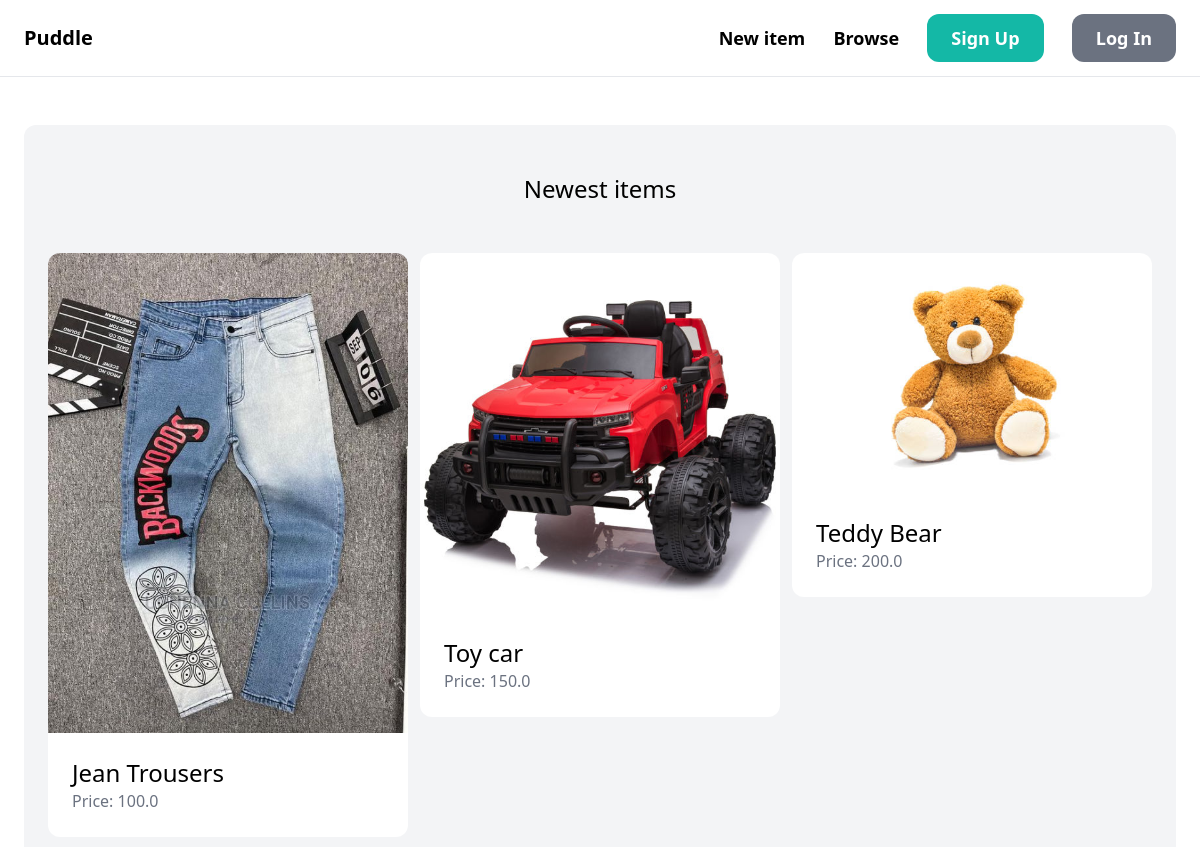
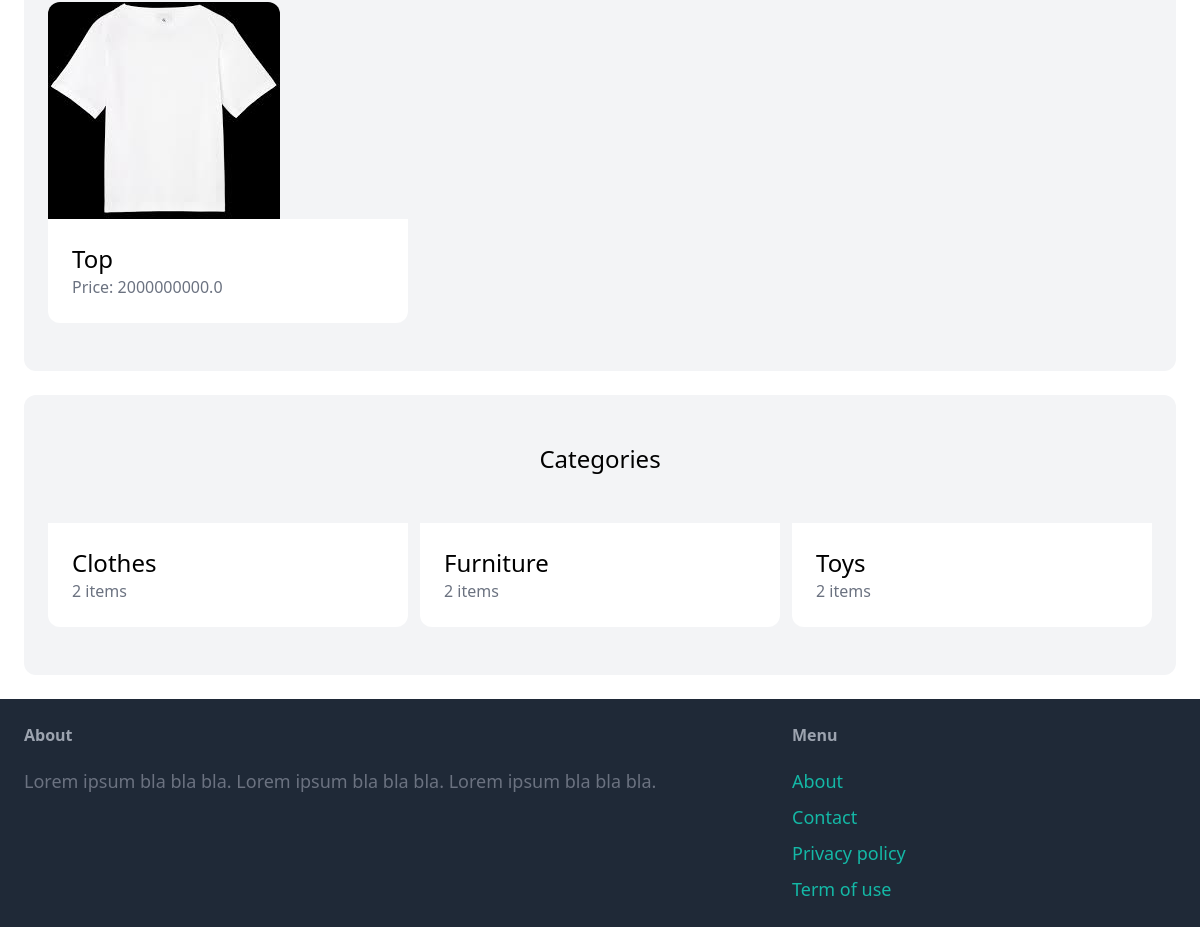
The page / on the database its author committed (2 pictures, top to bottom).
### item/models.py (models this page shows, shortened)
class Item(models.Model):
	category = models.ForeignKey(Category, related_name='items', on_delete=models.CASCADE)
	name = models.CharField(max_length=255)
	description = models.TextField()
	price = models.FloatField()
	image = models.ImageField(upload_to='item_images', blank=True, null=True)
	is_sold = models.BooleanField(default=False)
	created_by = models.ForeignKey(User, related_name='items', on_delete=models.CASCADE)
	created_at = models.DateTimeField(auto_now_add=True)

class Category(models.Model):
	name = models.CharField(max_length=255)
	class Meta:
		ordering = ('name',)
		verbose_name_plural = 'Categories'

### core/views.py (the view)
# urls.py: path('', views.index, name='index'),
def index(request):
	items = Item.objects.filter(is_sold=False)[0:6]
	categories = Category.objects.all()
	return render(request, 'core/index.html', {
		'categories': categories,
		'items': items,
	})

### core/templates/core/index.html (shortened to what this page needs)
{% extends 'core/base.html' %}
{% block content %}
	<div class="mt-6 px-6 py-12 bg-gray-100 rounded-xl">
		<h2 class="mb-12 text-2xl text-center">Newest items</h2>
		<div class="grid grid-cols-3 gap-3">
			{% for item in items %}
				<div>
					<a href="{% url 'item:detail' item.id %}">
						<div>
							<img src="{{ item.image.url }}" class="rounded-t-xl">
						</div>
						<div class="p-6 bg-white rounded-b-xl">
							<h2 class= "text-2xl">{{ item.name }}</h2>
							<p class="text-gray-500">Price: {{ item.price }}</p>
						</div>
					</a>
				</div>
			{% endfor %}
		</div>
	</div>
	<div class="mt-6 px-6 py-12 bg-gray-100 rounded-xl">
		<h2 class="mb-12 text-2xl text-center">Categories</h2>
		<div class="grid grid-cols-3 gap-3">
			{% for category in categories %}
				<div>
					<a href="#">
						<div class="p-6 bg-white rounded-b-xl">
							<h2 class= "text-2xl">{{ category.name }}</h2>
							<p class="text-gray-500">{{ category.items.count }} items</p>
						</div>
					</a>
				</div>
			{% endfor %}
		</div>
	</div>
{% endblock %}

### core/templates/core/base.html (shortened to what this page needs)
<!doctype html>
<html>
	<head>
		<script src="https://cdn.tailwindcss.com"></script>
	</head>
	<body>
		<nav class="py-6 px-6 flex justify-between items-center border-b border-gray-200">
			<a href="/" class="text-xl font-semibold">Puddle</a>
			<div class="space-x-6">
				<a href="{% url 'item:new' %}" class="text-lg font-semibold hover:text-gray-500">New item</a>
				<a href="{% url 'item:items' %}" class="text-lg font-semibold hover:text-gray-500">Browse</a>
				{% if request.user.is_authenticated %}
				<a href="{% url 'conversation:inbox' %}" class="px-6 py-3 text-lg font-semibold bg-teal-500 text-white rounded-xl hover:bg-gray-700">Inbox</a>
				<a href="{% url 'dashboard:index' %}" class="px-6 py-3 text-lg font-semibold bg-gray-500 text-white rounded-xl hover:bg-teal-700">Dashboard</a>
				<a href="{% url 'core:logout' %}" class="px-6 py-3 text-lg font-semibold bg-red-500 text-white rounded-xl hover:bg-gray-700">Logout</a>
				{% else %}
				<a href="{% url 'core:signup' %}" class="px-6 py-3 text-lg font-semibold bg-teal-500 text-white rounded-xl hover:bg-gray-700">Sign Up</a>
				<a href="{% url 'core:login' %}" class="px-6 py-3 text-lg font-semibold bg-gray-500 text-white rounded-xl hover:bg-teal-700">Log In</a>
				{% endif %}
			</div>
		</nav>
		<div class="px-6 py-6">
		{% block content %}
		{% endblock %}
		</div>
		<footer class="py-6 px-6 flex justify-between bg-gray-800">
            <div class="w-2/3 pr-10">
                <h3 class="mb-5 font-semibold text-gray-400">About</h3>
                <p class="text-lg text-gray-500">Lorem ipsum bla bla bla. Lorem ipsum bla bla bla. Lorem ipsum bla bla bla.</p>
            </div>
            <div class="w-1/3">
                <h3 class="mb-5 font-semibold text-gray-400">Menu</h3>
                <ul class="space-y-2">
                    <li><a href="#" class="text-lg text-teal-500 hover:text-teal-700">About</a></li>
                    <li><a href="{% url 'core:contact' %}" class="text-lg text-teal-500 hover:text-teal-700">Contact</a></li>
                    <li><a href="#" class="text-lg text-teal-500 hover:text-teal-700">Privacy policy</a></li>
                    <li><a href="#" class="text-lg text-teal-500 hover:text-teal-700">Term of use</a></li>
                </ul>
            </div>
        </footer>
	</body>
</html>

### rows shown on the page
Item: image (picture), name "Jean Trousers", price "100.0"
Item: image (picture), name "Toy car", price "150.0"
Item: image (picture), name "Teddy Bear", price "200.0"
Item: image (picture), name "Top", price "2000000000.0"
Category: name "Clothes", items.count "2"
Category: name "Furniture", items.count "2"
Category: name "Toys", items.count "2"
